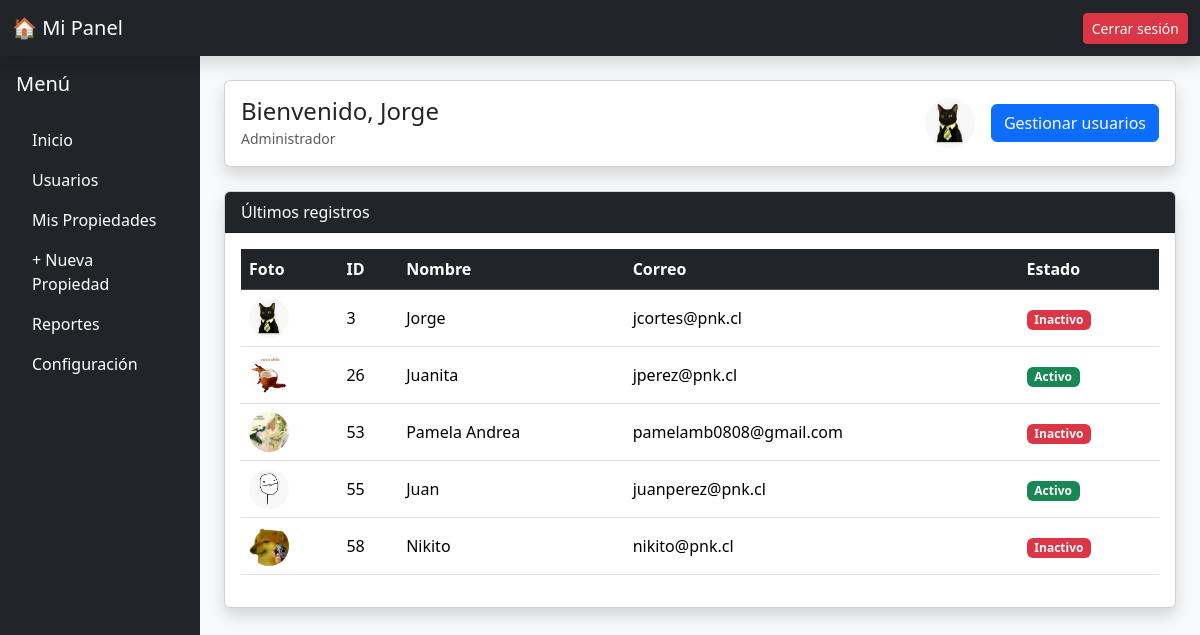
The page /dashboard.php (signed in) on the database its author committed.
### tables this page shows
CREATE TABLE IF NOT EXISTS `usuarios` (
  `id` int NOT NULL AUTO_INCREMENT,
  `rut` varchar(20) NOT NULL,
  `nombre` varchar(100) NOT NULL,
  `apellido` varchar(100) NOT NULL,
  `fecha_nacimiento` date NOT NULL,
  `genero` varchar(20) NOT NULL,
  `telefono` varchar(20) NOT NULL,
  `email` varchar(100) NOT NULL,
  `clave` varchar(100) NOT NULL,
  `estado` varchar(10) NOT NULL DEFAULT 'activo',
  `fecha_hora` timestamp NULL DEFAULT CURRENT_TIMESTAMP,
  `foto` varchar(100) DEFAULT 'default.png',
  `idperfil` int NOT NULL,
  PRIMARY KEY (`id`),
  UNIQUE KEY `email` (`email`),
  KEY `idperfil` (`idperfil`)
);

### config/setup.php (called while the page is built, shortened)
<?php
function conectar() {
    $servername = "localhost";
    $username   = "root";
    $password   = "";
    $dbname     = "pnks";
    $conn = new mysqli($servername, $username, $password, $dbname);
    return $conn;
}
?>

### dashboard.php (the view, shortened to what this page needs)
<?php
include("config/setup.php");
if(isset($_SESSION['usuario_sesion']))
{
$esAdministrador = ($_SESSION['nombre_perfil'] === 'Administrador');
?>
<!DOCTYPE html>
<html lang="es">
<head>
    <link href="https://cdn.jsdelivr.net/npm/bootstrap@5.3.3/dist/css/bootstrap.min.css" rel="stylesheet">
    <link href="css/mystyle.css" rel="stylesheet">
</head>
<body class="bg-light">
<nav class="navbar navbar-expand-lg navbar-dark bg-dark shadow">
  <div class="container-fluid">
    <a class="navbar-brand" href="#">🏠 Mi Panel</a>
    <div class="d-flex">
      <a href="backend/logout.php" class="btn btn-danger btn-sm">Cerrar sesión</a>
    </div>
  </div>
</nav>
<div class="container-fluid">
  <div class="row">
    <div class="col-md-2 bg-dark text-white p-3 vh-100">
      <h5 class="mb-4">Menú</h5>
      <ul class="nav flex-column">
        <li class="nav-item"><a class="nav-link text-white" href="#">Inicio</a></li>
        <?php if ($esAdministrador): ?>
        <li class="nav-item"><a class="nav-link text-white" href="backend/frm_usuarios.php">Usuarios</a></li>
        <?php endif; ?>
        <li class="nav-item"><a class="nav-link text-white" href="backend/frm_propiedades.php">Mis Propiedades</a></li>
        <li class="nav-item"><a class="nav-link text-white" href="backend/agregar_propiedad.php">+ Nueva Propiedad</a></li>
        <li class="nav-item"><a class="nav-link text-white" href="#">Reportes</a></li>
        <li class="nav-item"><a class="nav-link text-white" href="#">Configuración</a></li>
      </ul>
    </div>
    <div class="col-md-10 p-4">
      <div class="card shadow mb-4">
        <div class="card-body d-flex justify-content-between align-items-center">
          <div>
            <h4 class="mb-0">Bienvenido, <?php echo $_SESSION['usuario_sesion'];?></h4>
            <small class="text-muted"><?php echo $_SESSION['nombre_perfil'];?></small>
          </div>
          <div class="d-flex align-items-center gap-3">
            <img src="img/<?php echo $_SESSION['foto_sesion'];?>" alt="Usuario" class="rounded-circle" width="50" height="50">
            <?php if ($esAdministrador): ?>
              <a href="backend/frm_usuarios.php" class="btn btn-primary">Gestionar usuarios</a>
            <?php endif; ?>
          </div>
        </div>
      </div>
      <div class="card shadow">
        <div class="card-header bg-dark text-white">Últimos registros</div>
        <div class="card-body">
          <div class="table-responsive">
            <table class="table table-hover align-middle">
              <thead class="table-dark">
                <tr>
                  <?php if ($esAdministrador): ?>
                  <th>Foto</th>
                  <?php endif; ?>
                  <th>ID</th>
                  <th>Nombre</th>
                  <th>Correo</th>
                  <th>Estado</th>
                </tr>
              </thead>
              <tbody>
                <?php
                  $sql = "SELECT * FROM usuarios";
                  $result = mysqli_query(conectar(), $sql);
                  while($datos = mysqli_fetch_array($result)):
                    $foto_usuario = !empty($datos['foto']) ? $datos['foto'] : 'default.png';
                ?>
                <tr>
                  <?php if ($esAdministrador): ?>
                  <td>
                    <img src="img/<?php echo htmlspecialchars($foto_usuario); ?>"
                         alt="Foto"
                         class="rounded-circle"
                         width="40" height="40"
                         style="object-fit:cover">
                  </td>
                  <?php endif; ?>
                  <td><?php echo $datos['id']; ?></td>
                  <td><?php echo htmlspecialchars($datos['nombre']); ?></td>
                  <td><?php echo htmlspecialchars($datos['email']); ?></td>
                  <td>
                    <?php if($datos['estado'] == '1'): ?>
                      <span class="badge bg-success">Activo</span>
                    <?php else: ?>
                      <span class="badge bg-danger">Inactivo</span>
                    <?php endif; ?>
                  </td>
                </tr>
                <?php endwhile; ?>
              </tbody>
            </table>
          </div>
        </div>
      </div>
    </div>
  </div>
</div>
</body>
</html>
<?php
}else{
    header("Location:backend/error.html");
}
?>

### css/mystyle.css (style rules this page uses)
body { background-color: #efeee4; margin: 0; padding: 0; }

### rows shown on the page
usuarios: foto (picture), id "3", nombre "Jorge", email "jcortes@pnk.cl", estado "Inactivo"
usuarios: foto (picture), id "26", nombre "Juanita", email "jperez@pnk.cl", estado "Activo"
usuarios: foto (picture), id "53", nombre "Pamela Andrea", email "pamelamb0808@gmail.com", estado "Inactivo"
usuarios: foto (placeholder picture), id "55", nombre "Juan", email "juanperez@pnk.cl", estado "Activo"
usuarios: foto (picture), id "58", nombre "Nikito", email "nikito@pnk.cl", estado "Inactivo"

### other values the page prints
$_SESSION['usuario_sesion'] "Jorge"
$_SESSION['nombre_perfil'] "Administrador"
